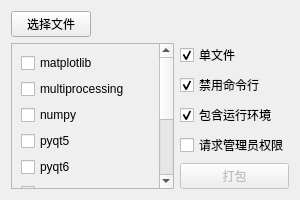
<?xml version="1.0" encoding="UTF-8"?>
<ui version="4.0">
 <class>basic</class>
 <widget class="QWidget" name="basic">
  <property name="geometry">
   <rect>
    <x>0</x>
    <y>0</y>
    <width>300</width>
    <height>200</height>
   </rect>
  </property>
  <property name="windowTitle">
   <string>Form</string>
  </property>
  <layout class="QGridLayout" name="gridLayout">
   <item row="0" column="0">
    <widget class="QPushButton" name="btn_select">
     <property name="text">
      <string>选择文件</string>
     </property>
    </widget>
   </item>
   <item row="1" column="0" rowspan="5" colspan="2">
    <widget class="QScrollArea" name="scroll_plugin">
     <property name="widgetResizable">
      <bool>true</bool>
     </property>
     <widget class="QWidget" name="plugin_list">
      <property name="geometry">
       <rect>
        <x>0</x>
        <y>0</y>
        <width>150</width>
        <height>272</height>
       </rect>
      </property>
      <layout class="QVBoxLayout" name="verticalLayout">
       <item>
        <widget class="QCheckBox" name="matplotlib">
         <property name="text">
          <string>matplotlib</string>
         </property>
        </widget>
       </item>
       <item>
        <widget class="QCheckBox" name="multiprocessing">
         <property name="text">
          <string>multiprocessing</string>
         </property>
        </widget>
       </item>
       <item>
        <widget class="QCheckBox" name="numpy">
         <property name="text">
          <string>numpy</string>
         </property>
        </widget>
       </item>
       <item>
        <widget class="QCheckBox" name="pyqt5">
         <property name="text">
          <string>pyqt5</string>
         </property>
        </widget>
       </item>
       <item>
        <widget class="QCheckBox" name="pyqt6">
         <property name="text">
          <string>pyqt6</string>
         </property>
        </widget>
       </item>
       <item>
        <widget class="QCheckBox" name="pyside2">
         <property name="text">
          <string>pyside2</string>
         </property>
        </widget>
       </item>
       <item>
        <widget class="QCheckBox" name="pyside6">
         <property name="text">
          <string>pyside6</string>
         </property>
        </widget>
       </item>
       <item>
        <widget class="QCheckBox" name="tensorflow">
         <property name="text">
          <string>tensorflow</string>
         </property>
        </widget>
       </item>
       <item>
        <widget class="QCheckBox" name="tk_inter">
         <property name="text">
          <string>tk-inter</string>
         </property>
        </widget>
       </item>
       <item>
        <widget class="QCheckBox" name="torch">
         <property name="text">
          <string>torch</string>
         </property>
        </widget>
       </item>
      </layout>
     </widget>
    </widget>
   </item>
   <item row="1" column="2">
    <widget class="QCheckBox" name="checkbox_onefile">
     <property name="text">
      <string>单文件</string>
     </property>
     <property name="checked">
      <bool>true</bool>
     </property>
    </widget>
   </item>
   <item row="2" column="2">
    <widget class="QCheckBox" name="checkbox_disable_console">
     <property name="text">
      <string>禁用命令行</string>
     </property>
     <property name="checked">
      <bool>true</bool>
     </property>
    </widget>
   </item>
   <item row="3" column="2">
    <widget class="QCheckBox" name="checkbox_standalone">
     <property name="text">
      <string>包含运行环境</string>
     </property>
     <property name="checked">
      <bool>true</bool>
     </property>
    </widget>
   </item>
   <item row="4" column="2">
    <widget class="QCheckBox" name="checkbox_require_admin">
     <property name="text">
      <string>请求管理员权限</string>
     </property>
    </widget>
   </item>
   <item row="5" column="2">
    <widget class="QPushButton" name="btn_start">
     <property name="enabled">
      <bool>false</bool>
     </property>
     <property name="text">
      <string>打包</string>
     </property>
    </widget>
   </item>
   <item row="0" column="1" colspan="2">
    <widget class="QLabel" name="label_path">
     <property name="font">
      <font>
       <pointsize>8</pointsize>
      </font>
     </property>
     <property name="text">
      <string/>
     </property>
     <property name="scaledContents">
      <bool>true</bool>
     </property>
     <property name="wordWrap">
      <bool>true</bool>
     </property>
    </widget>
   </item>
  </layout>
 </widget>
 <resources/>
 <connections/>
</ui>
